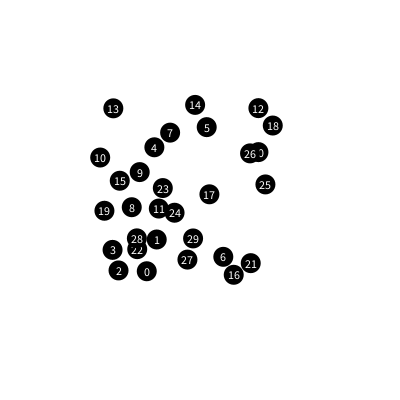
Frame 1 (no input)
Frame 60 (the mouse pressed at the canvas centre just before this capture): identical to frame 1, image omitted
Frame 120 (the mouse held since frame 60 and released just before this capture): identical to frame 1, image omitted

The Processing sketch that drew this single still picture (run headless with seeded random() and noise(); from frame 60 on, the mouse is pressed at the canvas centre):

// Processing sketch: otheringmachines01
// ── otheringmachines01.pde
/*Othering Machines v.1.0
summer semester 2017
course DAO
HfK Bremen
- David Unland
*/


//import gifAnimation.*;
import java.util.Collections;

int moduleAmount = 30;
int dbStartingValues = 50; //highest predefined number for each db slot in modules
int tolerance = 20; //closest allowed proximity of modules
int sendingModIdx = int(random(moduleAmount)); //starting signal transmitter is random

float signalMag = 0; //magnitude of signal
float signalSpeed = 5;
int sentData;

int soundstate;
int GO = 1;
int STOP = 0;

ArrayList<Module> modules = new ArrayList<Module>();
Module sendingMod;

void setup() {
  //design
  size(400, 400);
  rectMode(CENTER);
  ellipseMode(CENTER);
  textAlign(CENTER, CENTER);

  soundstate = STOP;

  //create all modules...
  for (int i=0; i<moduleAmount; i++) {
    modules.add(new Module(random(width/4, (width-width/4)-20), random(height/4, (height-height/4)-20), 0.1*i, i));
  }
  //...before module positioning
  for (int i=0; i<moduleAmount; i++) {
    modules.get(i).checkPosition();
  }
}  


void draw() {
  background(255);
  noStroke();
  for (Module mod : modules) {
    mod.draw();
    mod.emit();
    mod.move();
  }
  if (soundstate == GO) {
    sendSignal();
  }
}


class Module {

  //variables
  int modnumber; //a # of each mod to be displayed
  float xPos, yPos;
  float wait;
  PVector position;
  color modColor=color(0);
  float stopReact;
  boolean emit=false;
  int newData=-1;

  boolean moveNow = false;
  boolean agree;
  float travelDistance;

  ArrayList<Integer> dataBase;

  //constructor for individual mods
  Module(float ixPos, float iyPos, float iwait, int imodnumber) {
    xPos = ixPos;
    yPos = iyPos;
    wait = iwait;
    modnumber = imodnumber;
    position = new PVector(xPos, yPos);
    dataBase = new ArrayList<Integer>();
    for (int i = 0; i<5; i++) {
      dataBase.add(int(random(dbStartingValues)));
    }
  }

  void checkPosition() {
    for (int i = 0; i<moduleAmount; i++) {
      if (modules.get(i)!=this) {
        if (PVector.dist(position, modules.get(i).position)<20) {
          println(time()+" ...assigning new position of module "+i);
          xPos = random(width/4, (width-width/4)-20);
          yPos = random(height/4, (height-height/4)-20);
          position = new PVector(xPos, yPos);
        }
      }
    }
  }

  //custom methods
  void draw() {
    fill(modColor);
    if (time() > stopReact) {
      modColor = (0);
    }
    ellipse(xPos, yPos, 20, 20);
    fill(255);
    text(modnumber, xPos, yPos);
  }

  void react(int incomingData) {
    if (this != sendingMod) {
      //check distance to other modules by signal:
      if (abs(PVector.dist(this.position, sendingMod.position))-5<=signalMag/2 
        && abs(PVector.dist(this.position, sendingMod.position))+5>=signalMag/2) {
        if (time()>stopReact) { //only react once
          print("\n"+time()+" intercepting with mod "+this.modnumber+": ");
          //receive data, compare data, add
          checkIncomingData(incomingData);
          //if added: emit() after some time;
          emit();
        }
        stopReact = time() + 2;
      }
    }
  }

  void checkIncomingData(int incomingData) {
    int idxOfIncomingData = dataBase.indexOf(incomingData);
    int delayFactor = 3; //factor for response (emission) delay after reaction

    if (idxOfIncomingData==-1) { //incomingData does not exist
      dataBase.add(incomingData);
      Collections.sort(dataBase);
      printArray(dataBase);
      idxOfIncomingData = dataBase.indexOf(incomingData);

      if (dataBase.size()==1) { //incomingData is now only entry
        newData = incomingData;
        wait = time()+dataBase.get(idxOfIncomingData)*delayFactor;
      } else if (idxOfIncomingData==dataBase.size()-1) { //incomingData is now highest value
        newData = dataBase.get(idxOfIncomingData-1);
        wait = time()+(incomingData-dataBase.get(idxOfIncomingData-1))*delayFactor;  //wait until emit
      } else if (idxOfIncomingData==0) { //entry is lowest
        newData = dataBase.get(idxOfIncomingData+1);
        wait = time()+(dataBase.get(idxOfIncomingData+1)-incomingData)*delayFactor;  //wait until emit
      } else { //entry inside
        int diflower = incomingData-dataBase.get(idxOfIncomingData-1);
        int difhigher = dataBase.get(idxOfIncomingData+1)-incomingData;
        newData = difhigher < diflower ? dataBase.get(idxOfIncomingData+1) : dataBase.get(idxOfIncomingData-1);
        wait = time()+max(difhigher, diflower)*3;  //wait until emit
      }

      println(time()+" incoming data ("+incomingData+") appended at ["+idxOfIncomingData+"]. Closest Value: "+newData+". Will wait "+(wait-time())+" sec");
      modColor=color(255, 0, 0);
      emit = true;
      moveNow = true;
      agree = false;
    } else { //entry does exist
      println(time()+" incoming data ("+sentData+") already exists at ["+idxOfIncomingData+"]");
      modColor=color(0, 255, 0);
      moveNow = true;
      agree = true;
    }
  }


  void emit() {
    if (soundstate == STOP && emit && time()>wait) {
      for (int i=0; i<moduleAmount; i++) {   //prevents all objects from emitting afterwards
        modules.get(i).emit=false;
      }
      soundstate = GO;
      println("\n\n"+time()+" ################ soundstate = GO ################");
      //emit sound
      sentData = newData;
      sendingMod = this;
      println(time()+" mod "+this.modnumber+" sends '"+sentData+"'");
    }
  }

  void move() {
    PVector pTo = new PVector(xPos, yPos);
    float easing = 0.025;

    if (moveNow) {  
      if (travelDistance<25) {
        float dx = sendingMod.xPos - this.xPos;
        if (agree) {
          xPos += dx * easing;
        } else {
          xPos -= dx * easing;
        }

        float dy = sendingMod.yPos - this.yPos;
        if (agree) {
          yPos += dy * easing;
        } else {
          yPos -= dy * easing;
        }
        travelDistance = this.position.dist(pTo);
      } else { 
        moveNow = false;
        travelDistance=0;
        position=pTo;
      }
    }
  }
}

float time() {
  return 0.001 *millis() + second() + minute()*60 + hour() * 60 * 60;
}
// ── SignalSend.pde
void keyPressed() {
  //boolean gifRec = false;
  if (soundstate==STOP) {
    println(time()+" key Pressed. sound state=GO");
    soundstate = GO;
    sentData = int(random(25));


    //choose module = signal
    sendingMod = modules.get(sendingModIdx);
    println(time()+" mod "+sendingMod.modnumber+" sends '"+sentData+"'");
  }

  //if (key == 'g' || key == 'G') {
  //  GifMaker gifExport = new GifMaker(this, "export.gif");
  //  if (!gifRec) {
  //    println(time()+" gif record start");
  //    gifRec=true;
  //    gifExport = new GifMaker(this, "export.gif");
  //    gifExport.setRepeat(0);
  //    gifExport.setTransparent(0, 0, 0);
  //  } else {
  //    gifRec=false;
  //    gifExport.finish();
  //    println(time()+" gif record end");
  //  }
  //}
}

void sendSignal() {
  if (signalMag <= 2*height) { //until signal magnitude exceeds screen ...
    noFill();
    stroke(sentData*10+5, sendingMod.xPos/255*sentData, sendingMod.modnumber*sentData*5);
    ellipse(sendingMod.xPos, sendingMod.yPos, signalMag, signalMag); //...draw that circle...
    for (int j = 0; j < moduleAmount; j++) {
      modules.get(j).react(sentData); //..check overlap with objects...
    }
    signalMag+=signalSpeed*1; //increase the magnitude
    float signalNoise = random(-1,1); //add noise to the signal depending on its distance
    if(signalMag%20==0){
      sentData += signalNoise;
      println("***");
    }
  } else {
    soundstate = STOP;
    signalMag=0;
    println(time()+" ################ soundstate = STOP ###############");
  }
}
